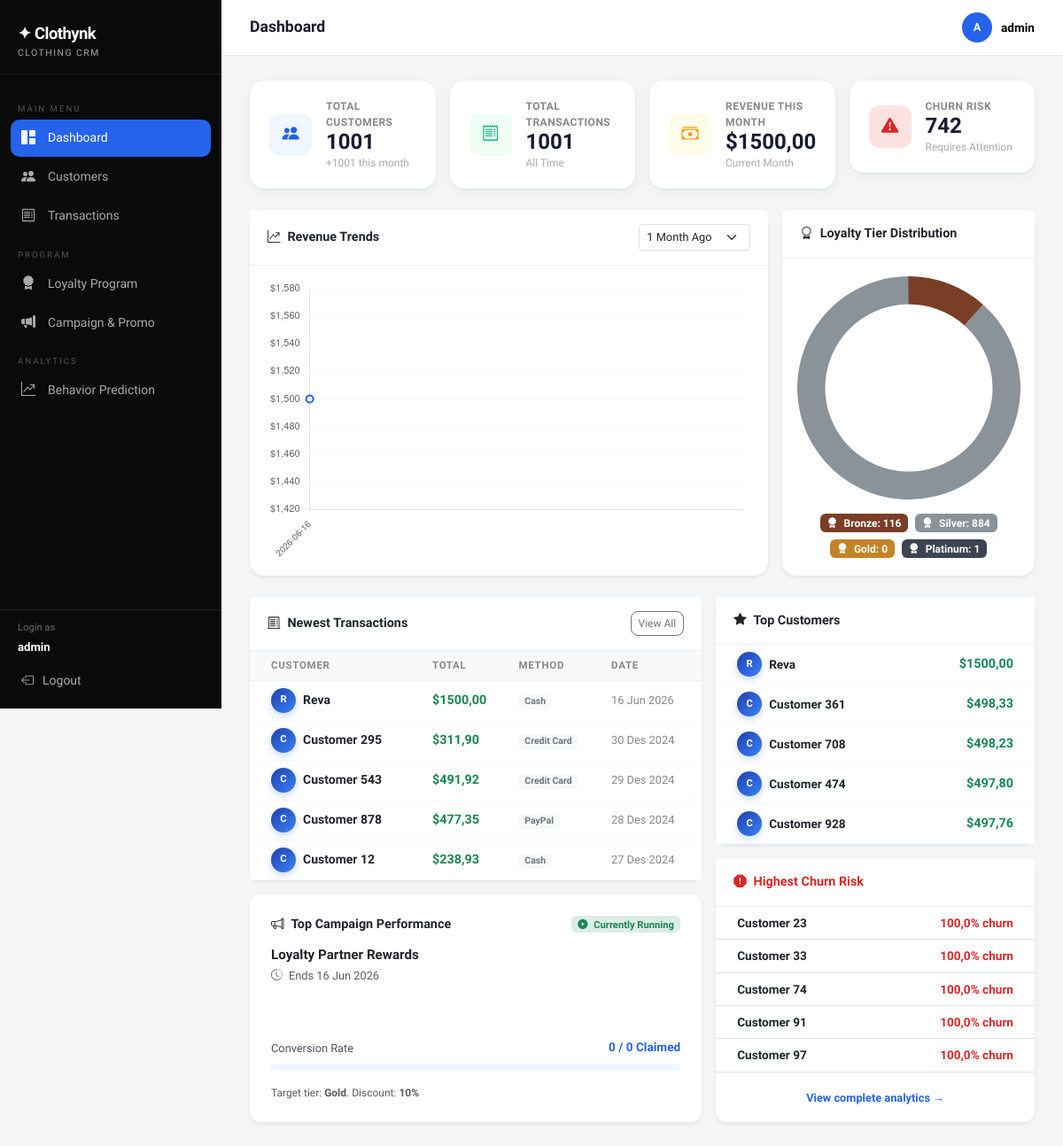
Page / (signed in) on the earlier database version.
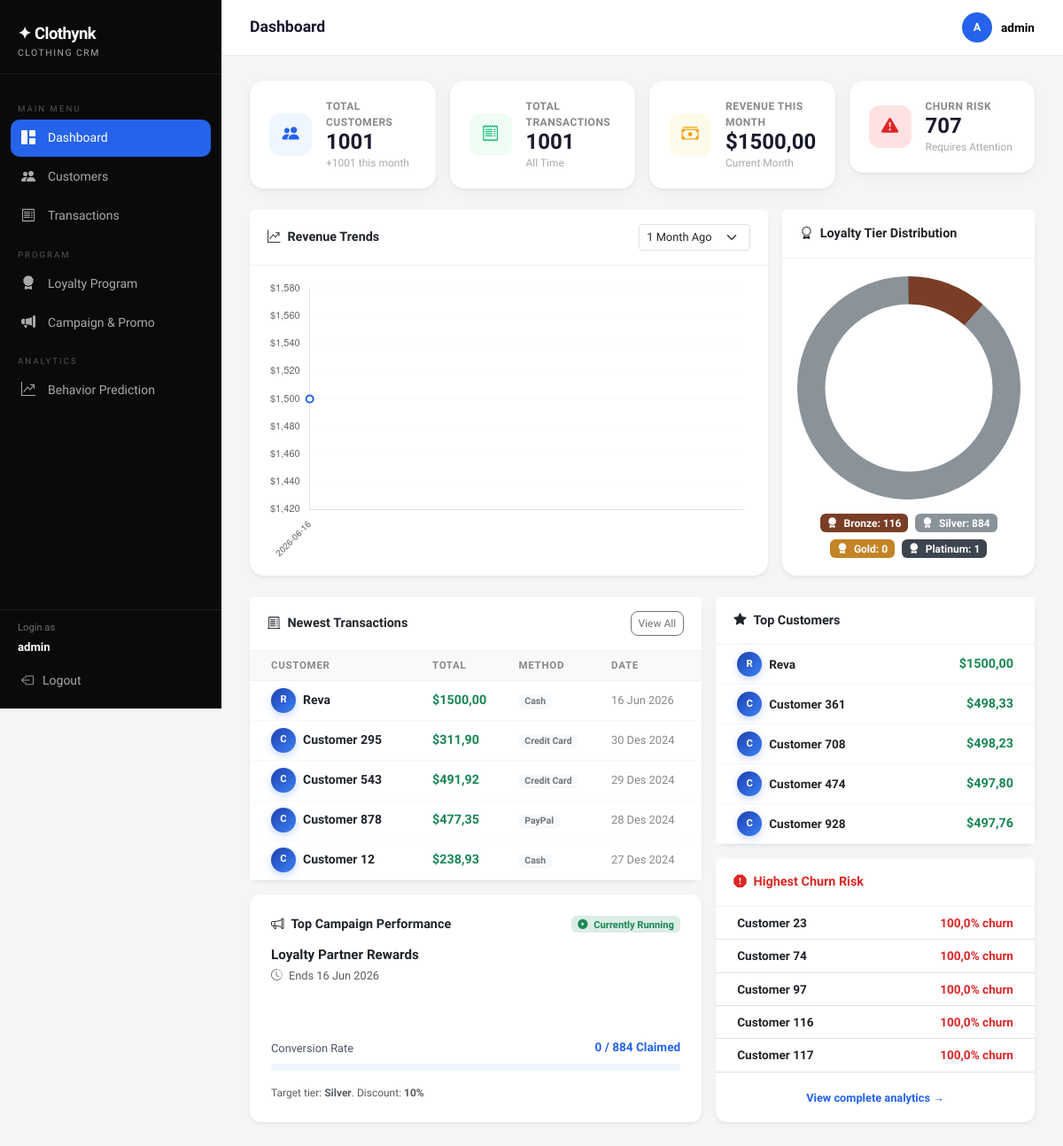
Same page on the later database version.
### core/models.py (models this page shows, shortened)
class Transaction(models.Model):
    PAYMENT_CHOICES = [
        ('Credit Card', 'Credit Card'),
        ('Debit Card', 'Debit Card'),
        ('PayPal', 'PayPal'),
        ('Cash', 'Cash'),
        ('Other', 'Other'),
    ]
    customer         = models.ForeignKey(Customer, on_delete=models.CASCADE, related_name='transactions')
    amount           = models.DecimalField(max_digits=12, decimal_places=2, verbose_name='Total Transaction')
    date             = models.DateTimeField(default=timezone.now, verbose_name='Transaction Date')
    payment_method   = models.CharField(max_length=30, choices=PAYMENT_CHOICES, verbose_name='Payment Method')
    discount_used    = models.BooleanField(default=False, verbose_name='Use Discount?')
    frequency        = models.IntegerField(default=1, verbose_name='Purchase Frequency')
    return_rate      = models.IntegerField(default=0, verbose_name='Return Rate')
    satisfaction     = models.IntegerField(default=5, verbose_name='Customer Satisfaction')
    time_to_decision = models.IntegerField(default=1, verbose_name='Decision Time (days)')
    notes            = models.TextField(blank=True, verbose_name='Notes')
    created_at       = models.DateTimeField(auto_now_add=True)
    class Meta:
        ordering = ['-date']
        verbose_name = 'Transaction'
        verbose_name_plural = 'Transactions'

class Customer(models.Model):
    GENDER_CHOICES = [
        ('Male', 'Male'),
        ('Female', 'Female'),
        ('Non-binary', 'Non-binary'),
        ('Bigender', 'Bigender'),
        ('Genderfluid', 'Genderfluid'),
        ('Polygender', 'Polygender'),
        ('Agender', 'Agender'),
        ('Genderqueer', 'Genderqueer'),
    ]
    INCOME_CHOICES = [('Low', 'Low'), ('Middle', 'Middle'), ('High', 'High')]
    MARITAL_CHOICES = [('Single', 'Single'), ('Married', 'Married'), ('Divorced', 'Divorced'), ('Widowed', 'Widowed')]
    EDUCATION_CHOICES = [
        ('High School', 'High School'),
        ("Bachelor's", "Bachelor's"),
        ("Master's", "Master's"),
        ('PhD', 'PhD'),
        ('Other', 'Other'),
    ]
    OCCUPATION_CHOICES = [('Low', 'Low'), ('Middle', 'Middle'), ('High', 'High')]
    CHANNEL_CHOICES = [('Online', 'Online'), ('In-Store', 'In-Store'), ('Mixed', 'Mixed')]
    INFLUENCE_CHOICES = [('None', 'None'), ('Low', 'Low'), ('Medium', 'Medium'), ('High', 'High')]
    SENSITIVITY_CHOICES = [('Not Sensitive', 'Not Sensitive'), ('Somewhat Sensitive', 'Somewhat Sensitive'), ('Highly Sensitive', 'Highly Sensitive')]
    INTENT_CHOICES = [('Need-based', 'Need-based'), ('Wants-based', 'Wants-based'), ('Impulsive', 'Impulsive')]
    SHIPPING_CHOICES = [('Standard', 'Standard'), ('Express', 'Express'), ('No Preference', 'No Preference')]
    PAYMENT_CHOICES = [
        ('Credit Card', 'Credit Card'),
        ('Debit Card', 'Debit Card'),
        ('PayPal', 'PayPal'),
        ('Cash', 'Cash'),
        ('Other', 'Other'),
    ]
    customer_id     = models.CharField(max_length=30, unique=True, verbose_name='Customer ID')
    name            = models.CharField(max_length=150, verbose_name='Name')
    age             = models.IntegerField(verbose_name='Age')
    gender          = models.CharField(max_length=15, choices=GENDER_CHOICES, verbose_name='Gender')
    income_level    = models.CharField(max_length=10, choices=INCOME_CHOICES, verbose_name='Income Level')
    marital_status  = models.CharField(max_length=15, choices=MARITAL_CHOICES, verbose_name='Marital Status')
    education_level = models.CharField(max_length=20, choices=EDUCATION_CHOICES, verbose_name='Education Level')
    occupation      = models.CharField(max_length=10, choices=OCCUPATION_CHOICES, verbose_name='Occupation Level')
    location        = models.CharField(max_length=100, verbose_name='Location')
    email           = models.EmailField(unique=True, verbose_name='Email')
    phone           = models.CharField(max_length=20, blank=True, verbose_name='Phone Number')
    purchase_category      = models.CharField(max_length=100, verbose_name='Purchase Category')
    purchase_channel       = models.CharField(max_length=30, choices=CHANNEL_CHOICES, verbose_name='Purchase Channel')
    social_media_influence = models.CharField(max_length=20, choices=INFLUENCE_CHOICES, verbose_name='Social Media Influence')
    discount_sensitivity   = models.CharField(max_length=30, choices=SENSITIVITY_CHOICES, verbose_name='Discount Sensitivity')
    device_used            = models.CharField(max_length=30, verbose_name='Device Used')
    payment_method         = models.CharField(max_length=30, choices=PAYMENT_CHOICES, verbose_name='Payment Method')
    shipping_preference    = models.CharField(max_length=30, choices=SHIPPING_CHOICES, verbose_name='Shipping Preference')
    purchase_intent        = models.CharField(max_length=20, choices=INTENT_CHOICES, verbose_name='Purchase Intent')
    created_at = models.DateTimeField(auto_now_add=True)
    updated_at = models.DateTimeField(auto_now=True)
    class Meta:
        ordering = ['id']
        verbose_name = 'Customer'
        verbose_name_plural = 'Customers'

class Campaign(models.Model):
    TARGET_TIER_CHOICES = [('all', 'All')] + LoyaltyProfile.TIER_CHOICES
    name                = models.CharField(max_length=150, verbose_name='Campaign Name')
    description         = models.TextField(verbose_name='Description')
    start_date          = models.DateField(verbose_name='Start Date')
    end_date            = models.DateField(verbose_name='End Date')
    target_tier         = models.CharField(max_length=10, choices=TARGET_TIER_CHOICES, default='all', verbose_name='Target Tier')
    discount_percentage = models.DecimalField(max_digits=5, decimal_places=2, verbose_name='Discount (%)')
    voucher_code        = models.CharField(max_length=50, verbose_name='Voucher Code')
    is_active           = models.BooleanField(default=True, verbose_name='Active?')
    created_at          = models.DateTimeField(auto_now_add=True)
    def is_running(self):
        today = timezone.now().date()
        return self.start_date <= today <= self.end_date
    def get_target_count(self):
        if self.target_tier == 'all':
            return Customer.objects.count()
        return LoyaltyProfile.objects.filter(tier=self.target_tier).count()
    class Meta:
        ordering = ['-created_at']
        verbose_name = 'Campaign'
        verbose_name_plural = 'Campaign'

class PredictionResult(models.Model):
    customer               = models.OneToOneField(Customer, on_delete=models.CASCADE, related_name='prediction')
    churn_probability      = models.FloatField(default=0.0, verbose_name='Churn Probability (%)')
    repurchase_probability = models.FloatField(default=0.0, verbose_name='Repurchase Probability (%)')
    will_repurchase        = models.BooleanField(default=True, verbose_name='Will Repurchase?')
    predicted_at           = models.DateTimeField(auto_now=True)
    class Meta:
        verbose_name = 'Prediction'
        verbose_name_plural = 'Predictions'

### core/views.py (the view)
# urls.py: path('', views.dashboard, name='dashboard'),
@login_required
def dashboard(request):
    total_customers    = Customer.objects.count()
    total_transactions = Transaction.objects.count()
    today = timezone.now()
    revenue_this_month = Transaction.objects.filter(
        date__year=today.year,
        date__month=today.month
    ).aggregate(total=Sum('amount'))['total'] or 0
    new_customers_this_month = Customer.objects.filter(
        created_at__year=today.year,
        created_at__month=today.month
    ).count()
    tier_counts = {
        'bronze':   LoyaltyProfile.objects.filter(tier='bronze').count(),
        'silver':   LoyaltyProfile.objects.filter(tier='silver').count(),
        'gold':     LoyaltyProfile.objects.filter(tier='gold').count(),
        'platinum': LoyaltyProfile.objects.filter(tier='platinum').count(),
    }
    seven_days = today - timedelta(days=365)
    recent_txn = (
        Transaction.objects
        .filter(date__gte=seven_days)
        .values('date__date')
        .annotate(total=Sum('amount'))
        .order_by('date__date')
    )
    monthly_labels = [str(r['date__date']) for r in recent_txn]
    monthly_data   = [float(r['total']) for r in recent_txn]
    top_customers = Customer.objects.annotate(
        total=Sum('transactions__amount')
    ).order_by('-total')[:5]
    total_churn_risk = PredictionResult.objects.filter(churn_probability__gte=70).count()
    churn_risks = PredictionResult.objects.filter(
        churn_probability__gte=70
    ).select_related('customer').order_by('-churn_probability')[:5]
    recent_transactions = Transaction.objects.select_related('customer').order_by('-date')[:5]
    active_campaigns = Campaign.objects.filter(
        is_active=True,
        start_date__lte=today.date(),
        end_date__gte=today.date()
    )
    top_campaign = None
    claimed_count = 0
    claim_percentage = 0
    if active_campaigns.exists():
        top_campaign = max(active_campaigns, key=lambda c: c.get_target_count())
        target_count = top_campaign.get_target_count() or 1
        if top_campaign.target_tier == 'all':
            target_customer_ids = Customer.objects.values_list('id', flat=True)
        else:
            target_customer_ids = LoyaltyProfile.objects.filter(tier=top_campaign.target_tier).values_list('customer_id', flat=True)
        claimed_count = Transaction.objects.filter(
            customer_id__in=target_customer_ids,
            discount_used=True,
            date__date__gte=top_campaign.start_date,
            date__date__lte=top_campaign.end_date
        ).count()
        claim_percentage = min(int((claimed_count / target_count) * 100), 100)
    context = {
        'total_customers': total_customers,
        'new_customers_this_month': new_customers_this_month,
        'total_transactions': total_transactions,
        'revenue_this_month': revenue_this_month,
        'tier_counts': tier_counts,
        'monthly_labels': json.dumps(monthly_labels),
        'monthly_data': json.dumps(monthly_data),
        'top_customers': top_customers,
        'total_churn_risk': total_churn_risk,
        'churn_risks': churn_risks,
        'recent_transactions': recent_transactions,
        'top_campaign': top_campaign,
        'claimed_count': claimed_count,
        'claim_percentage': claim_percentage,
    }
    return render(request, 'core/dashboard.html', context)

### core/templates/core/dashboard.html (shortened to what the changed rows need)
{% extends 'core/base.html' %}
{% load crm_tags %}
{% block page_title %}Dashboard{% endblock %}
{% block content %}
<div class="row g-3 mb-4">
  <div class="col-md-3">
    <div class="stat-card">
      <div>
        <div class="stat-label">Churn Risk</div>
        <div class="stat-value">{{ total_churn_risk }}</div>
        <div class="stat-sub">Requires Attention</div>
      </div>
    </div>
  </div>
</div>
<div class="row g-3">
  <div class="col-md-7 d-flex flex-column">
    <div class="card shadow-sm border-0" style="border-radius: 12px;">
      <div class="card-body p-0">
        <div class="table-responsive">
        <table class="table align-middle mb-0">
  <thead class="table-light">
    <tr>
      <th class="ps-4">Customer</th>
      <th>Total</th>
      <th>Method</th>
      <th>Date</th>
    </tr>
  </thead>
  <tbody>
    {% for trx in recent_transactions %}
    <tr>
      <td class="ps-4">
        <div class="d-flex align-items-center gap-2">
          <div class="avatar-circle bg-primary text-white d-flex align-items-center justify-content-center rounded-circle" style="width:28px;height:28px;font-size:0.7rem;">
            {{ trx.customer.name|first }}
          </div>
          <a href="{% url 'customer_detail' trx.customer.pk %}" class="text-decoration-none fw-bold text-dark">{{ trx.customer.name }}</a>
        </div>
      </td>
      <td>
        <span class="fw-bold text-success" style="font-size:.9rem;">
          ${{ trx.amount|floatformat:2 }}
        </span>
      </td>
      <td><span class="badge bg-light text-secondary">{{ trx.get_payment_method_display }}</span></td>
      <td style="color:#888;font-size:0.8rem;">{{ trx.date|date:"d M Y" }}</td>
    </tr>
    {% empty %}
    <tr><td colspan="4" class="text-center text-muted py-4">No Transactions Found</td></tr>
    {% endfor %}
  </tbody>
</table>
        </div>
      </div>
    </div>
  <div class="card shadow-sm border-0 mt-3 flex-grow-1" style="border-radius: 12px;">
  <div class="card-body p-4 d-flex flex-column justify-content-center">
    {% if top_campaign %}
    <div>
        <h6 class="fw-bold mb-1 text-dark" style="font-size: 0.95rem;">{{ top_campaign.name }}</h6>
        <p class="text-muted mb-4" style="font-size: 0.8rem;">
            <i class="bi bi-clock-history me-1"></i> Ends {{ top_campaign.end_date|date:"d M Y" }}
        </p>
    </div>
    <div class="mt-auto">
        <div class="d-flex justify-content-between align-items-end mb-2">
            <span style="font-size: 0.8rem; font-weight: 500; color: #4B5563;">Conversion Rate</span>
            <span style="font-size: 0.85rem; font-weight: 700; color: #2563EB;">
                {{ claimed_count }} / {{ top_campaign.get_target_count }} Claimed
            </span>
        </div>
        <div class="progress" style="height: 8px; border-radius: 10px; background-color: #EFF6FF;">
        </div>
        <small class="text-muted mt-3 d-block" style="font-size: 0.75rem;">
            Target tier: <strong>{{ top_campaign.get_target_tier_display|title }}</strong>. Discount: <strong>{{ top_campaign.discount_percentage|floatformat:0 }}%</strong>
        </small>
    </div>
    {% else %}
    <div class="text-center py-4">
        <p class="text-muted mb-0" style="font-size:0.85rem;">No active campaign is running this month.</p>
    </div>
    {% endif %}
  </div>
</div>
  </div> <div class="col-md-5">
    <div class="card shadow-sm border-0 mb-3" style="border-radius: 12px;">
      <div class="card-body p-0">
        <table class="table align-middle mb-0">
        <tbody>
          {% for c in top_customers %}
          <tr>
            <td class="ps-4">
              <div class="d-flex align-items-center gap-2">
                <div class="avatar-circle bg-dark text-white d-flex align-items-center justify-content-center rounded-circle" style="width:28px;height:28px;font-size:0.7rem;">
                  {{ c.name|first }}
                </div>
                <a href="{% url 'customer_detail' c.pk %}" class="text-decoration-none fw-bold text-dark" style="font-size:0.85rem;">{{ c.name }}</a>
              </div>
            </td>
            <td class="text-end pe-4">
              <span class="fw-bold text-success" style="font-size:.9rem;">
                ${{ c.total|floatformat:2 }}
              </span>
            </td>
          </tr>
          {% empty %}
          <tr><td colspan="2" class="text-center text-muted py-3">No customers found</td></tr>
          {% endfor %}
        </tbody>
      </table>
      </div>
    </div>
    {% if churn_risks %}
    <div class="card shadow-sm border-0" style="border-radius: 12px;">
      <div class="card-body p-0">
        {% for pred in churn_risks %}
        <div class="d-flex align-items-center justify-content-between px-4 py-2 border-bottom">
          <a href="{% url 'customer_detail' pred.customer.pk %}" class="text-decoration-none fw-bold text-dark" style="font-size:0.85rem;">{{ pred.customer.name }}</a>
          <span class="fw-bold" style="color: #DC2626; font-size: 0.85rem;">
            {{ pred.churn_probability|floatformat:1 }}% churn
        </span>
        </div>
        {% endfor %}
      </div>
    </div>
    {% endif %}
  </div> </div>
  {% endblock %}

Differences in the rows shown:
no longer on this page (row edited): PredictionResult: customer.name "Customer 33", churn_probability "100,0"
no longer on this page (row edited): PredictionResult: customer.name "Customer 91", churn_probability "100,0"
changed Campaign "Loyalty Partner Rewards": get_target_count "0" → "884"; target_tier "Gold" → "Silver"
now on this page (row edited): PredictionResult: customer.name "Customer 116", churn_probability "100,0"
now on this page (row edited): PredictionResult: customer.name "Customer 117", churn_probability "100,0"
Other differences:
{{ total_churn_risk }}: "742" → "707"
